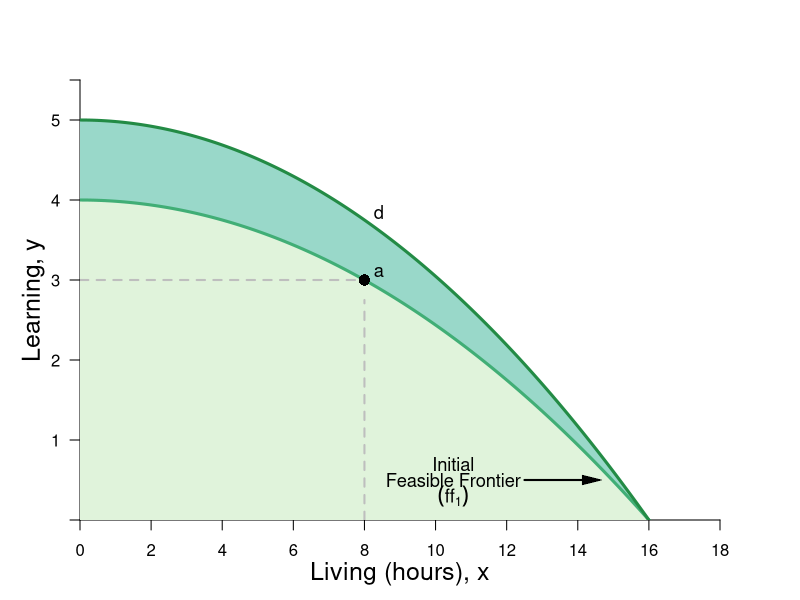

The R source for this figure: (Note: this script raises an error after producing the figure.)
#Graph Designer: Simon Halliday
#Authors: Bowles, Foley and Halliday
#Title: Coordination, Conflict and Competition: A Text in Microeconomics

library(shape)
#pdf(file = "feasible_frontier_tech_change_newSTEP1.pdf", width = 8, height = 8)
#pdf(file = "feasible_frontier_tech_change_newSTEP2.pdf", width = 8, height = 8)
pdf(file = "constrained_optimization/feasible_frontier_tech_change_new.pdf", width = 8, height = 8)

#Set parameters for graphics
axislabelsize <- 1.5
labelsize <- 1.1
graphlinewidth <- 3
segmentlinewidth <- 2

COL <- c("#7fc97f", "#beaed4", "#fdc086", "#ffff99", "#386cb0", "#f0027f", "#bf5b17", "#666666")
COLA <- c("#e0f3db", "#99d8c9","#66c2a4","#41ae76", "#238b45", "#005824")
COLB <- c("#4eb3d3", "#2b8cbe", "#0868ac","#084081")

#Edited the margins to cater for the larger LHS labels
par(mar =  c(4, 4, 4, 4))

#Change this to make it log of l 

ppf <- function(x, slope = 1/64, bary = 4) {
  bary - slope *x^2
}

uFn <- function(x, y, alpha = 0.3){
  (x^alpha)*(y^(1-alpha))
}

xlims <- c(0, 18)
ylims <- c(0, 5.5)

npts <- 501 
x <- seq(xlims[1], xlims[2], length.out = npts)
y <- seq(ylims[1], ylims[2], length.out = npts) 
#a <- c(3.5, 4.58, 5.5) #alpha = 0.5
#a <- c(3, 3.9, 5) #alpha = 0.4
a <- c(2.58, 3.38, 4.28) #alpha = 0.3

plot(0, 0, xlim = xlims, ylim = ylims, type = "n",
     xlab = expression(paste("")),
     ylab = expression(paste("")), 
     xaxt = "n", 
     yaxt = "n", 
     cex.lab = axislabelsize, 
     bty = "n", 
     xaxs="i", 
     yaxs="i"
)


# ticksy <- seq(from = 0, to = ylims[2], by = 1)
# ylabels <- seq(from = 0, to = ylims[2], by = 1)
ticksx <- seq(from = 0, to = xlims[2], by = 2)
xlabels <- seq(from = 0, to = xlims[2], by = 2)
ticksy <- c(ylims[1], 1, 2, 3, 4, 5, ylims[2])
ylabels <- c(NA, 1, 2, 3, 4, 5, NA)
# ticksx <- c(xlims[1], 5.25, 8.944272, xlims[2])
# xlabels <- c(NA, expression(paste(x,"*")), expression(paste(bar(x))), NA)

axis(1, at = ticksx, pos = 0, labels = xlabels)
axis(2, at = ticksy, pos = 0, labels = ylabels, las = 1)

npts <- 500 
xx1 <- seq(xlims[1], xlims[2], length.out = npts)
xx2 <- seq(0, xlims[2], length.out = npts)
xx3 <- seq(xlims[1], 0, length.out = npts)
xx4 <- seq(-11, 0, length.out = npts)

#Draw the polygon for shading the feasible set

xpoly2 <- seq(from = xlims[1], to = 16, length.out = 500)
ypoly2 <- ppf(xpoly2, bary = 5, slope = 5/256)
polygon(x = c(xpoly2, xpoly2[1]), y = c(ypoly2, rev(ypoly2)[1]), col=COLA[2], density=NULL, border = NA)

xpoly1 <- seq(from = xlims[1], to = 16, length.out = 500)
ypoly1 <- ppf(xpoly1, bary = 4, slope = 1/64)
polygon(x = c(xpoly1, xpoly1[1]), y = c(ypoly1, rev(ypoly1)[1]), col=COLA[1], density=NULL, border = NA)


#Draw the graphs
lines(xx1, ppf(xx1), col = COLA[4], lwd = graphlinewidth)
lines(xx1, ppf(xx1, bary = 5, slope = 5/256), col = COLA[5], lwd = graphlinewidth)
#lines(xx2, fishProd(xx2, k = 2), col = COLB[3], lwd = graphlinewidth)
#lines(xx3, feasibleLabor(xx3, time = 10), col = COL[3], lwd = graphlinewidth)
#lines(xx4, manufactureProd(xx4, k = 0.1, alpha = 2), col = COLB[4], lwd = graphlinewidth)

#Label the feasible frontier
text(10.5, 0.7, expression("Initial"), cex = labelsize)
text(10.5, 0.5, expression("Feasible Frontier"), cex = labelsize)
text(10.5, 0.3, expression(paste((ff[1]))), cex = labelsize)
Arrows(12.5, 0.5, 14.4, 0.5, col = "black", lty = 1, lwd = 2, arr.type = "triangle", arr.lwd = 0.5)

#Axis labels
mtext(expression(paste("Living (hours), ", x)), side = 1, line = 2.5, cex = axislabelsize)
text(-1.3, 0.5*ylims[2], expression(paste("Learning, ", y)), xpd = TRUE, cex = axislabelsize, srt = 90) 


#Annotate max u point on feasibility frontier
text(8.4, ppf(8) + 0.1, expression(paste(a)), cex = labelsize)
segments(8, 0, 8, ppf(x = 8, slope = 5/256), lty = 2, col = "gray", lwd = segmentlinewidth)
segments(0, ppf(x = 8), 8, ppf(x = 8), lty = 2, col = "gray", lwd = segmentlinewidth)
points(8, ppf(x = 8), pch = 16, col = "black", cex = 1.5)

text(8.4, ppf(x = 8, bary = 5, slope = 5/256) + 0.1, expression(paste(d)), cex = labelsize)
segments(0, ppf(x = 8, bary = 5, slope = 5/256), 8, ppf(x = 8, k = 4/log(17)), lty = 2, col = "gray", lwd = segmentlinewidth)
points(8, ppf(x = 8, bary = 5, slope = 5/256), pch = 16, col = "black", cex = 1.5)

text(8.4, 1.1, expression(paste(c)), cex = labelsize)
segments(0, 1, 8, 1, lty = 2, col = "gray", lwd = segmentlinewidth)


text(6.45, ppf(6) + 0.1, expression(paste(b)), cex = labelsize)
segments(6, 0, 6, ppf(x = 6), lty = 2, col = "gray", lwd = segmentlinewidth)
segments(0, ppf(x = 6), 6, ppf(x = 6), lty = 2, col = "gray", lwd = segmentlinewidth)
points(6, ppf(x = 6), pch = 16, col = "black", cex = 1.5)



text(13.85641-0.3, ppf(13.85641) - 0.1, expression(paste(g)), cex = labelsize)
segments(13.85641, 0, 13.85641, ppf(x = 13.85641), lty = 2, col = "gray", lwd = segmentlinewidth)
segments(0, ppf(x = 13.85641), 13.85641, ppf(x = 13.85641), lty = 2, col = "gray", lwd = segmentlinewidth)
points(13.85641, ppf(x = 13.85641), pch = 16, col = "black", cex = 1.5)

#Point for c
points(8, 1, pch = 16, col = "black", cex = 1.5)

Arrows(6, ppf(x = 6) + 0.1, 6, ppf(x = 6, bary = 5, slope = 5/256) - 0.1, col = "black", lty = 2, lwd = 2, arr.type = "triangle", arr.lwd = 0.5)
text(4.5, 4.2, expression("Increased"), cex = labelsize)
text(4.5, 4, expression("Productivity"), cex = labelsize)


#Label the feasible frontier
text(10.5, 4.45, expression("Increased Productivity"), cex = labelsize)
text(10.5, 4.25, expression("Feasible Frontier"), cex = labelsize)
text(10.5, 4.05, expression(paste((ff[2]))), cex = labelsize)
Arrows(10.5, 3.95, 10.5, 3, col = "black", lty = 1, lwd = 2, arr.type = "triangle", arr.lwd = 0.5)


dev.off()
